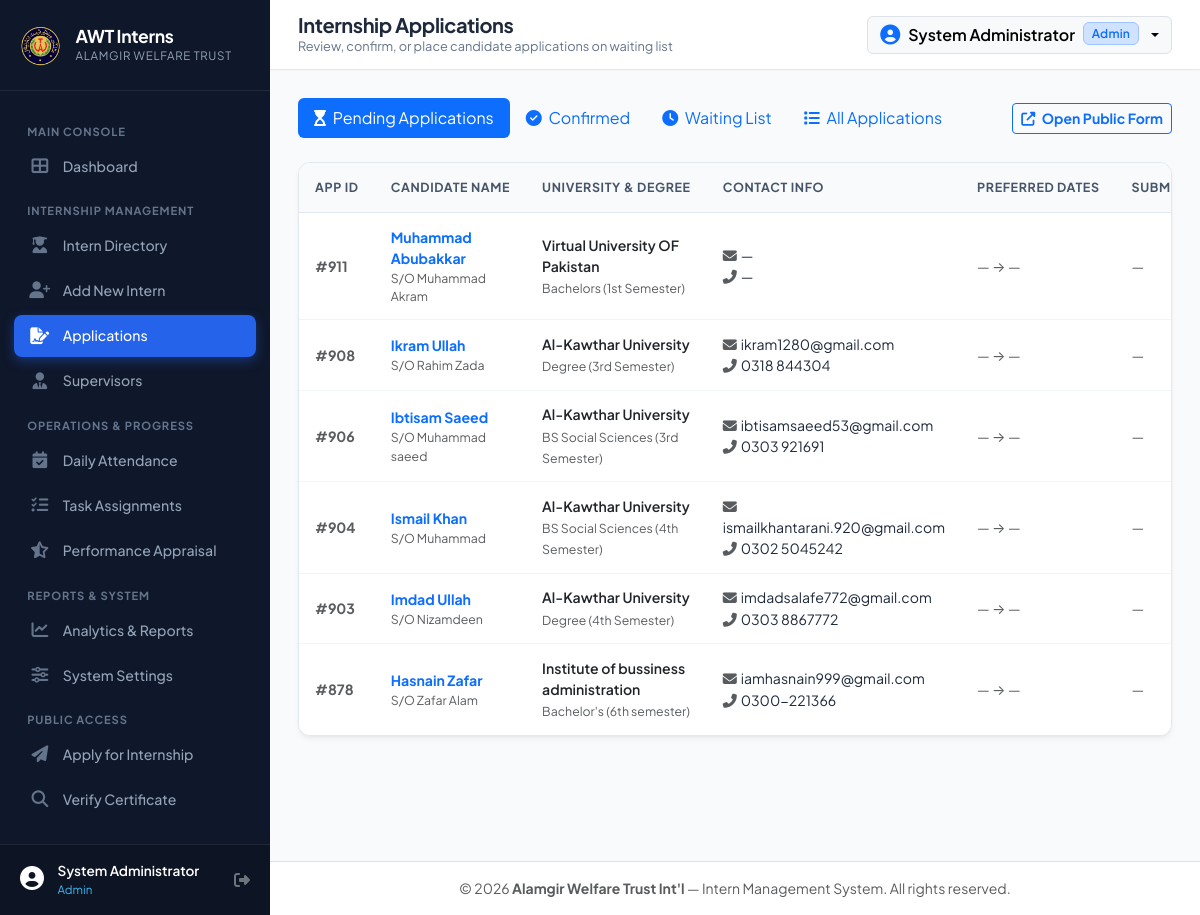
Page /admin/applications.php (signed in) on the committed database.
### tables this page shows
CREATE TABLE `interns` (
    `id` INT AUTO_INCREMENT PRIMARY KEY,
    `user_id` INT NULL,
    `sname` VARCHAR(200) NOT NULL,
    `Father_name` VARCHAR(200) NULL,
    `Cellnumber` VARCHAR(100) NULL,
    `Email` VARCHAR(150) NULL,
    `Address` TEXT NULL,
    `sInstitute` VARCHAR(200) NULL,
    `Degree` VARCHAR(150) NULL,
    `sterm` VARCHAR(100) NULL,
    `Location` VARCHAR(150) NULL,
    `ERPNO` VARCHAR(100) NULL,
    
     
    `iyear` VARCHAR(20) NULL,
    `Summer` TINYINT(1) NOT NULL DEFAULT 0,
    `Hours` VARCHAR(100) NULL,
    `dateassignfrom` DATETIME NULL,
    `dateassignto` DATETIME NULL,
    `dateprefferedfrom` DATETIME NULL,
    `dateprefferedto` DATETIME NULL,
    `DateofInternship` DATETIME NULL,
    `Dateofentry` DATETIME NULL,
    `Date_of_Submission` DATETIME NULL,
    
     
    `GroupName` INT NULL,
    `GroupTime` VARCHAR(100) NULL,
    `GroupN` VARCHAR(100) NULL,
    
     
    `confirmed` TINYINT(1) NOT NULL DEFAULT 0,
    `Waiting` TINYINT(1) NOT NULL DEFAULT 0,
    `status` ENUM('pending', 'confirmed', 'waiting', 'active', 'completed', 'terminated') NOT NULL DEFAULT 'pending',
    
     
    `Organizationname` VARCHAR(200) DEFAULT 'Alamgir Welfare Trust Int''l',
    `Department` VARCHAR(150) NULL,
    `Supervisor` VARCHAR(150) NULL,
    `supervisor_id` INT NULL,
    `Mentor` VARCHAR(150) NULL,
    `Designationanddepartment` VARCHAR(200) NULL,
    `HRperson` VARCHAR(150) DEFAULT 'Nisar Ahmed',
    `HRdesignation` VARCHAR(150) DEFAULT 'Coordinator',
    
     
    `Request_Form` TINYINT(1) NOT NULL DEFAULT 0,
    `Photograph` TINYINT(1) NOT NULL DEFAULT 0,
    `CV` TINYINT(1) NOT NULL DEFAULT 0,
    `Recommendation_Letter` TINYINT(1) NOT NULL DEFAULT 0,
    `CNIC_copy` TINYINT(1) NOT NULL DEFAULT 0,
    `Student_ID` TINYINT(1) NOT NULL DEFAULT 0,
    `photo` VARCHAR(255) NULL,
    
     
    `punctuality` INT DEFAULT 0,
    `regularity` INT DEFAULT 0,
    `productivity` INT DEFAULT 0,
    `relationship_with_others` INT DEFAULT 0,
    `Initiative` INT DEFAULT 0,
    `Maturity` INT DEFAULT 0,
    `Confidence` INT DEFAULT 0,
    `Analytical_ability` INT DEFAULT 0,
    `abilityhardword` INT DEFAULT 0,
    `knowledge` INT DEFAULT 0,
    `total_score` INT GENERATED ALWAYS AS (
        `punctuality` + `regularity` + `productivity` + `relationship_with_others` +
        `Initiative` + `Maturity` + `Confidence` + `Analytical_ability` +
        `abilityhardword` + `knowledge`
    ) STORED,
    
     
    `Assignedwork` TEXT NULL,
    `comments` TEXT NULL,
    `Assignment1` TINYINT(1) NOT NULL DEFAULT 0,
    `Assignment2` TINYINT(1) NOT NULL DEFAULT 0,
    `Assignment3` TINYINT(1) NOT NULL DEFAULT 0,
    `Assignment4` TINYINT(1) NOT NULL DEFAULT 0,
    `Assignment5` TINYINT(1) NOT NULL DEFAULT 0,
    `Assignments` TEXT NULL,
    `Remarks` TEXT NULL,
    `Certificate_Period_Detail` VARCHAR(255) NULL,
    
     
    `created_at` TIMESTAMP DEFAULT CURRENT_TIMESTAMP,
    `updated_at` TIMESTAMP DEFAULT CURRENT_TIMESTAMP ON UPDATE CURRENT_TIMESTAMP,
    
    INDEX `idx_intern_institute` (`sInstitute`),
    INDEX `idx_intern_year` (`iyear`),
    INDEX `idx_intern_status` (`status`),
    INDEX `idx_intern_confirmed` (`confirmed`),
    INDEX `idx_intern_waiting` (`Waiting`),
    INDEX `idx_intern_dept` (`Department`),
    CONSTRAINT `fk_intern_user` FOREIGN KEY (`user_id`) REFERENCES `users` (`id`) ON DELETE SET NULL,
    CONSTRAINT `fk_intern_supervisor` FOREIGN KEY (`supervisor_id`) REFERENCES `supervisors` (`id`) ON DELETE SET NULL
);

### config/helpers.php (called while the page is built, shortened)
<?php
function e(?string $string): string {
    return htmlspecialchars($string ?? '', ENT_QUOTES | ENT_SUBSTITUTE, 'UTF-8');
}
function sanitize(?string $string): string {
    return trim(strip_tags($string ?? ''));
}
function format_date(?string $date, string $format = 'M d, Y'): string {
    if (empty($date) || $date === '0000-00-00' || $date === '0000-00-00 00:00:00') {
        return '—';
    }
}
function format_datetime(?string $datetime, string $format = 'M d, Y h:i A'): string {
    if (empty($datetime) || $datetime === '0000-00-00 00:00:00') {
        return '—';
    }
}
    ?>

### config/database.php (called while the page is built, shortened)
<?php
function get_db(): PDO {
    static $pdo = null;
    if ($pdo === null) {
        $configs = [];
        $configs[] = [
            'host' => 'localhost',
            'port' => '3306',
            'name' => 'intern',
            'user' => 'intern',
            'pass' => '4DI*Id845'
        ];
        $configs[] = [
            'host' => '127.0.0.1',
            'port' => '3306',
            'name' => 'intern',
            'user' => 'intern',
            'pass' => '4Dl*ld845'
        ];
        $configs[] = [
            'host' => 'localhost',
            'port' => '3306',
            'name' => 'intern',
            'user' => 'iternawt',
            'pass' => 'e^18bD4q3'
        ];
        $configs[] = [
            'host' => '127.0.0.1',
            'port' => '3306',
            'name' => 'awt_internship',
            'user' => 'root',
            'pass' => ''
        ];
        $configs[] = [
            'host' => 'localhost',
            'port' => '3306',
            'name' => 'intern',
            'user' => 'root',
            'pass' => ''
        ];
        $options = [
            PDO::ATTR_ERRMODE            => PDO::ERRMODE_EXCEPTION,
            PDO::ATTR_DEFAULT_FETCH_MODE => PDO::FETCH_ASSOC,
            PDO::ATTR_EMULATE_PREPARES   => false,
            PDO::MYSQL_ATTR_INIT_COMMAND => "SET NAMES " . DB_CHARSET
        ];
        $lastException = null;
        foreach ($configs as $cfg) {
            try {
                $dsn = "mysql:host=" . $cfg['host'] . ";port=" . $cfg['port'] . ";dbname=" . $cfg['name'] . ";charset=" . DB_CHARSET;
                $pdo = new PDO($dsn, $cfg['user'], $cfg['pass'], $options);
                return $pdo;
            } catch (PDOException $e) {
                $lastException = $e;
            }
        }
        die("
            <div style='font-family:Segoe UI,Tahoma,sans-serif;max-width:600px;margin:50px auto;padding:24px;border:1px solid #f5c6cb;background:#f8d7da;color:#721c24;border-radius:8px;'>
                <h3 style='margin-top:0;'>Database Connection Notice</h3>
                <p>Unable to connect to the AWT Internship database. Please ensure your database server is running and credentials in <code>config/database.php</code> are configured properly.</p>
                <p style='font-size:13px;color:#491217;'>Error details: " . htmlspecialchars($lastException ? $lastException->getMessage() : 'Unknown error') . "</p>
            </div>
        ");
    }
    return $pdo;
}
function db_query(string $sql, array $params = []): PDOStatement {
    $db = get_db();
    $stmt = $db->prepare($sql);
    $stmt->execute($params);
    return $stmt;
}
function db_fetch_all(string $sql, array $params = []): array {
    $stmt = db_query($sql, $params);
    return $stmt->fetchAll();
}

### admin/applications.php (the view, shortened to what this page needs)
<?php
require_once __DIR__ . '/../config/database.php';
require_once __DIR__ . '/../config/helpers.php';
$tab = sanitize($_GET['tab'] ?? 'pending');
$whereSql = match($tab) {
    'confirmed' => "(confirmed = 1 OR status = 'confirmed')",
    'waiting'   => "(Waiting = 1 OR status = 'waiting')",
    'all'       => "1=1",
    default     => "(status = 'pending' OR (confirmed = 0 AND Waiting = 0))"
};
$applications = db_fetch_all("
    SELECT id, sname, Father_name, Email, Cellnumber, sInstitute, Degree, sterm,
           dateprefferedfrom, dateprefferedto, Date_of_Submission, status, confirmed, Waiting, CV
    FROM interns
    WHERE {$whereSql}
    ORDER BY id DESC
    LIMIT 50
");
require_once __DIR__ . '/../includes/header.php';
?>
<div class="d-flex justify-content-between align-items-center mb-4 flex-wrap gap-2">
    <ul class="nav nav-pills">
        <li class="nav-item">
            <a class="nav-link <?= $tab === 'pending' ? 'active' : ''; ?>" href="applications.php?tab=pending">
                <i class="fas fa-hourglass-start me-1"></i> Pending Applications
            </a>
        </li>
        <li class="nav-item">
            <a class="nav-link <?= $tab === 'confirmed' ? 'active' : ''; ?>" href="applications.php?tab=confirmed">
                <i class="fas fa-check-circle me-1"></i> Confirmed
            </a>
        </li>
        <li class="nav-item">
            <a class="nav-link <?= $tab === 'waiting' ? 'active' : ''; ?>" href="applications.php?tab=waiting">
                <i class="fas fa-clock me-1"></i> Waiting List
            </a>
        </li>
        <li class="nav-item">
            <a class="nav-link <?= $tab === 'all' ? 'active' : ''; ?>" href="applications.php?tab=all">
                <i class="fas fa-list me-1"></i> All Applications
            </a>
        </li>
    </ul>
    <a href="../apply.php" target="_blank" class="btn btn-outline-primary btn-sm fw-bold">
        <i class="fas fa-external-link-alt me-1"></i> Open Public Form
    </a>
</div>
<div class="awt-table-container">
    <div class="table-responsive">
        <table class="table awt-table">
            <thead>
                <tr>
                    <th>App ID</th>
                    <th>Candidate Name</th>
                    <th>University & Degree</th>
                    <th>Contact Info</th>
                    <th>Preferred Dates</th>
                    <th>Submitted On</th>
                </tr>
            </thead>
            <tbody>
                <?php if (empty($applications)): ?>
                    <tr>
                        <td colspan="8" class="text-center py-5 text-muted">
                            <i class="fas fa-inbox display-6 text-secondary mb-3 d-block"></i>
                            No applications found in this view.
                        </td>
                    </tr>
                <?php else: ?>
                    <?php foreach ($applications as $app): ?>
                        <tr>
                            <td class="fw-bold text-muted">#<?= $app['id']; ?></td>
                            <td>
                                <a href="intern_view.php?id=<?= $app['id']; ?>" class="fw-bold text-primary text-decoration-none">
                                    <?= e($app['sname']); ?>
                                </a>
                                <?php if (!empty($app['Father_name'])): ?>
                                    <small class="text-muted d-block font-normal">S/O <?= e($app['Father_name']); ?></small>
                                <?php endif; ?>
                            </td>
                            <td>
                                <div class="fw-semibold text-dark"><?= e($app['sInstitute'] ?: '—'); ?></div>
                                <small class="text-muted"><?= e($app['Degree'] ?: '—'); ?> <?= !empty($app['sterm']) ? '(' . e($app['sterm']) . ')' : ''; ?></small>
                            </td>
                            <td class="small">
                                <div><i class="fas fa-envelope text-muted me-1"></i><?= e($app['Email'] ?: '—'); ?></div>
                                <div><i class="fas fa-phone-alt text-muted me-1"></i><?= e($app['Cellnumber'] ?: '—'); ?></div>
                            </td>
                            <td class="small text-muted">
                                <?= format_date($app['dateprefferedfrom']); ?> &rarr; <?= format_date($app['dateprefferedto']); ?>
                            </td>
                            <td class="small text-muted">
                                <?= format_datetime($app['Date_of_Submission'] ?: null); ?>
                            </td>
                        </tr>
                    <?php endforeach; ?>
                <?php endif; ?>
            </tbody>
        </table>
    </div>
</div>
<?php require_once __DIR__ . '/../includes/footer.php'; ?>

### assets/css/style.css (style rules this page uses)
:root { --awt-primary: #1e3a8a; --awt-primary-light: #3b82f6; --awt-primary-dark: #0f172a; --awt-accent: #0d9488; --awt-accent-light: #14b8a6; --awt-gold: #d97706; --awt-bg: #f8fafc; --awt-card-bg: #ffffff; --awt-sidebar-bg: #0f172a; --awt-sidebar-text: #94a3b8; --awt-sidebar-active: #2563eb; --awt-text-main: #1e293b; --awt-text-muted: #64748b; --awt-border: #e2e8f0; --awt-shadow: 0 4px 6px -1px rgba(0, 0, 0, 0.05), 0 2px 4px -2px rgba(0, 0, 0, 0.05); --awt-shadow-lg: 0 10px 15px -3px rgba(0, 0, 0, 0.07), 0 4px 6px -4px rgba(0, 0, 0, 0.05); --awt-radius: 12px; }
body { font-family: 'Plus Jakarta Sans', -apple-system, BlinkMacSystemFont, "Segoe UI", Roboto, sans-serif; background-color: var(--awt-bg); color: var(--awt-text-main); min-height: 100vh; display: flex; flex-direction: column; overflow-x: hidden; }
.awt-table-container { background: #ffffff; border: 1px solid var(--awt-border); border-radius: var(--awt-radius); overflow: hidden; box-shadow: var(--awt-shadow); }
.table-responsive { margin: 0; }
.awt-table { margin-bottom: 0; vertical-align: middle; }
.awt-table thead th { background: #f8fafc; color: #475569; font-weight: 700; font-size: 0.78rem; text-transform: uppercase; letter-spacing: 0.05em; padding: 0.95rem 1rem; border-bottom: 1px solid var(--awt-border); white-space: nowrap; }
.awt-table tbody td { padding: 0.85rem 1rem; font-size: 0.88rem; border-bottom: 1px solid #f1f5f9; color: var(--awt-text-main); }
.awt-table tbody tr:last-child td { border-bottom: none; }

### rows in the picture
interns: id "911", sname "Muhammad Abubakkar", Father_name "Muhammad Akram", sInstitute "Virtual University OF Pakistan", Degree "Bachelors", sterm "1st Semester", Email "—", Cellnumber "—", dateprefferedfrom "—", dateprefferedto "—", Date_of_Submission "—"
interns: id "908", sname "Ikram Ullah", Father_name "Rahim Zada", sInstitute "Al-Kawthar University", Degree "Degree", sterm "3rd Semester", Email "ikram1280@gmail.com", Cellnumber "0318 844304", dateprefferedfrom "—", dateprefferedto "—", Date_of_Submission "—"
interns: id "906", sname "Ibtisam Saeed", Father_name "Muhammad saeed", sInstitute "Al-Kawthar University", Degree "BS Social Sciences", sterm "3rd Semester", Email "ibtisamsaeed53@gmail.com", Cellnumber "0303 921691", dateprefferedfrom "—", dateprefferedto "—", Date_of_Submission "—"
interns: id "904", sname "Ismail Khan", Father_name "Muhammad", sInstitute "Al-Kawthar University", Degree "BS Social Sciences", sterm "4th Semester", Email "ismailkhantarani.920@gmail.com", Cellnumber "0302 5045242", dateprefferedfrom "—", dateprefferedto "—", Date_of_Submission "—"
interns: id "903", sname "Imdad Ullah", Father_name "Nizamdeen", sInstitute "Al-Kawthar University", Degree "Degree", sterm "4th Semester", Email "imdadsalafe772@gmail.com", Cellnumber "0303 8867772", dateprefferedfrom "—", dateprefferedto "—", Date_of_Submission "—"
interns: id "878", sname "Hasnain Zafar", Father_name "Zafar Alam", sInstitute "Institute of bussiness administration", Degree "Bachelor's", sterm "6th semester", Email "iamhasnain999@gmail.com", Cellnumber "0300-221366", dateprefferedfrom "—", dateprefferedto "—", Date_of_Submission "—"

### other values in the picture
$currentUser['name'] "System Administrator"
$currentUser['role'] "Admin"
$pageTitle "Internship Applications"
$pageSubtitle "Review, confirm, or place candidate applications on waiting list"
